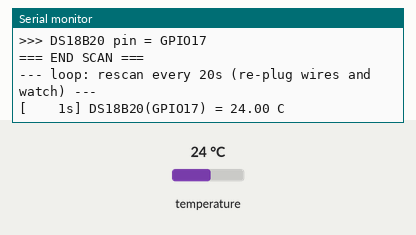
Bench run of a sketch on a simulated ESP32-S3. On the bench: the last lines printed to the serial monitor. Wiring (inferred from the names in the program): 6 × DS18B20 sensor: data GPIO 2 / data GPIO 3 / data GPIO 17 / data GPIO 18 / data GPIO 43 / data GPIO 44. Inputs (shaded band) come from the test bench; at power-on: temperature 24 °C.

Above: at 3.0 s.
3.1 s: temperature set to 12 °C
At 5.7 s:
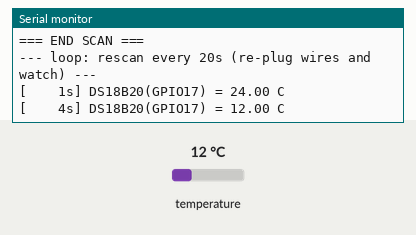
6.4 s: temperature set to 19 °C
At 13.2 s:
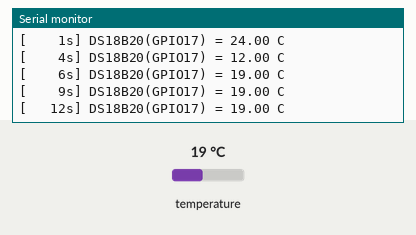
Timing chart, 0 to 14.7 s (numbered marks = the images above; inputs shaded):
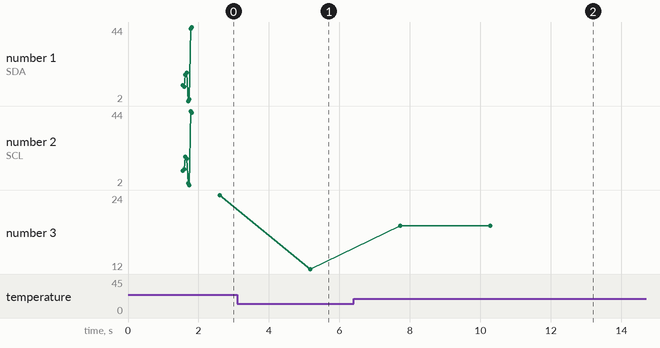

The sketch:

_allscan.ino
```cpp
// Full-port scanner -- Waveshare ESP32-S3-Touch-LCD-1.69
// Purpose: find out WHERE the external sensor is actually wired, without guessing.
//   * 1-Wire (DS18B20) presence check on GPIO 17/18/2/3/43/44 using the ESP32 INTERNAL pull-up
//     (works even if the module has no 4.7k resistor)
//   * I2C scan on several pin pairs (11/10, 17/18, 2/3, 43/44 and swapped variants)
//   * rescans every 20 s, so you can re-plug wires and watch the result appear
#include <Wire.h>

static const uint8_t kOwPins[] = {17, 18, 2, 3, 43, 44};
static const uint8_t kOwCnt = sizeof(kOwPins) / sizeof(kOwPins[0]);

static const uint8_t kPairs[][2] = {
  {11, 10}, {10, 11},   // official board I2C
  {17, 18}, {18, 17},
  {2, 3},   {3, 2},
  {43, 44}, {44, 43}
};
static const uint8_t kPairCnt = sizeof(kPairs) / sizeof(kPairs[0]);

int  foundOwPin = -1;
int  foundMaxPair = -1;

// ---------------- 1-Wire bit-bang with internal pull-up ----------------
static inline void owLow(uint8_t p)  { digitalWrite(p, LOW); pinMode(p, OUTPUT); }
static inline void owRel(uint8_t p)  { pinMode(p, INPUT_PULLUP); }

bool owReset(uint8_t p) {
  owLow(p); delayMicroseconds(480);
  owRel(p); delayMicroseconds(70);
  bool pres = (digitalRead(p) == LOW);
  delayMicroseconds(410);
  return pres;
}
void owWriteBit(uint8_t p, uint8_t b) {
  if (b) { owLow(p); delayMicroseconds(6);  owRel(p); delayMicroseconds(64); }
  else   { owLow(p); delayMicroseconds(60); owRel(p); delayMicroseconds(10); }
}
uint8_t owReadBit(uint8_t p) {
  owLow(p); delayMicroseconds(3);
  owRel(p); delayMicroseconds(10);
  uint8_t b = (digitalRead(p) == HIGH) ? 1 : 0;
  delayMicroseconds(53);
  return b;
}
void owWriteByte(uint8_t p, uint8_t v) {
  for (uint8_t i = 0; i < 8; i++) { owWriteBit(p, v & 1); v >>= 1; }
}
uint8_t owReadByte(uint8_t p) {
  uint8_t v = 0;
  for (uint8_t i = 0; i < 8; i++) { v |= (owReadBit(p) << i); }
  return v;
}

bool dsConvert(uint8_t p) {
  if (!owReset(p)) return false;
  owWriteByte(p, 0xCC);
  owWriteByte(p, 0x44);
  return true;
}
bool dsReadC(uint8_t p, float *out) {
  if (!owReset(p)) return false;
  owWriteByte(p, 0xCC);
  owWriteByte(p, 0xBE);
  uint8_t b[9];
  for (uint8_t i = 0; i < 9; i++) b[i] = owReadByte(p);
  int16_t raw = (int16_t)((b[1] << 8) | b[0]);
  if (raw == -2048) return false;           // not a real reading
  *out = raw * 0.0625f;
  return true;
}

// ---------------- scans ----------------
void scanOneWire() {
  Serial.print("--- 1-Wire presence (internal pull-up) ---\n");
  foundOwPin = -1;
  for (uint8_t i = 0; i < kOwCnt; i++) {
    uint8_t p = kOwPins[i];
    bool pres = owReset(p);
    Serial.printf("  GPIO%-2u : %s\n", p, pres ? "DS18B20 PRESENT" : "-");
    if (pres && foundOwPin < 0) foundOwPin = p;
  }
  if (foundOwPin < 0) Serial.println("  !! no 1-Wire device on any of these pins");
}

void i2cScanPair(uint8_t sda, uint8_t scl, uint8_t *foundMax) {
  Wire.end();
  delay(5);
  Wire.begin(sda, scl);
  Wire.setClock(100000);
  delay(20);
  uint8_t n = 0;
  for (uint8_t a = 1; a < 127; a++) {
    Wire.beginTransmission(a);
    if (Wire.endTransmission() == 0) {
      Serial.printf("    SDA=%u SCL=%u : found 0x%02X", sda, scl, a);
      if (a == 0x15) Serial.print(" (touch)");
      if (a == 0x51) Serial.print(" (RTC)");
      if (a == 0x6B) Serial.print(" (IMU)");
      if (a == 0x48) { Serial.print(" (*** MAX30205 ***)"); if (foundMax) *foundMax = 1; }
      Serial.println();
      n++;
    }
  }
  if (n == 0) Serial.printf("    SDA=%u SCL=%u : nothing\n", sda, scl);
}

void scanI2CAll() {
  Serial.println("--- I2C scan on candidate pin pairs ---");
  uint8_t hit = 0;
  for (uint8_t i = 0; i < kPairCnt; i++) {
    i2cScanPair(kPairs[i][0], kPairs[i][1], &hit);
  }
  // restore official bus for the MAX30205 reader
  Wire.end(); delay(5);
  Wire.begin(11, 10); Wire.setClock(100000); delay(10);
  if (!hit) Serial.println("  !! no device ACKed 0x48 on any pair");
}

void fullScan() {
  Serial.println();
  Serial.println("=== FULL SCAN ===");
  scanOneWire();
  scanI2CAll();
  if (foundOwPin >= 0) Serial.printf(">>> DS18B20 pin = GPIO%d\n", foundOwPin);
  Serial.println("=== END SCAN ===");
}

void setup() {
  Serial.begin(115200);
  delay(1500);
  Serial.println();
  Serial.println("=== BOOT OK (full-port scanner) ===");
  Serial.printf("chip=%s flash=%dMB psram=%dMB\n", ESP.getChipModel(),
                ESP.getFlashChipSize() / (1024 * 1024), ESP.getPsramSize() / (1024 * 1024));
  fullScan();
  Serial.println("--- loop: rescan every 20s (re-plug wires and watch) ---");
}

void loop() {
  static uint32_t n = 0;
  n++;
  unsigned long up = millis() / 1000;

  if (foundOwPin >= 0) {
    if (dsConvert(foundOwPin)) {
      delay(750);
      float t;
      if (dsReadC(foundOwPin, &t)) Serial.printf("[%5lus] DS18B20(GPIO%d) = %.2f C\n", up, foundOwPin, t);
      else                          Serial.printf("[%5lus] DS18B20(GPIO%d) read failed\n", up, foundOwPin);
    }
  }

  if (n % 10 == 0) fullScan();
  delay(1800);
}
```

Measured:
- after the input at 3.1 s, the serial monitor: prints a new line after 2.1 s (image 1)
- after the input at 6.4 s, the serial monitor: prints a new line after 1.3 s (image 2)
- plotted number 3: 24 → 12 after the input at 3.1 s, 12 → 19 after the input at 6.4 s
